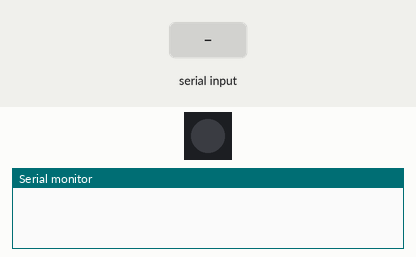
A sketch run on a simulated Arduino Uno, built with avr-gcc and run on an emulated ATmega328P. On the bench: 1 RGB LEDs in strip order, left to right, the last lines printed to the serial monitor. Inputs (shaded band) come from the test bench.

Above: at 1.2 s.
1.3 s: byte 1 (1) received over Serial
At 1.7 s:
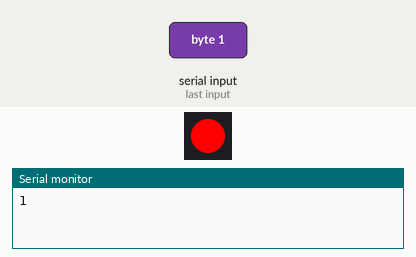
2.8 s: byte 0 (0) received over Serial
At 4.1 s:
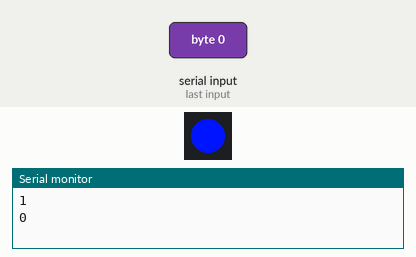
Timing chart, 0 to 5.8 s (numbered marks = the images above; inputs shaded):
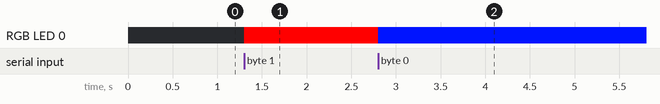

The sketch:

neo_pixel_maxmsp.ino
```cpp
#include <Adafruit_NeoPixel.h>


// Which pin on the Arduino is connected to the NeoPixels?
// On a Trinket or Gemma we suggest changing this to 1:
#define LED_PIN 7

// How many NeoPixels are attached to the Arduino?
#define LED_COUNT 1

// Declare our NeoPixel strip object:
Adafruit_NeoPixel strip(LED_COUNT, LED_PIN, NEO_GRB + NEO_KHZ800);

int value;


void setup() {
  // put your setup code here, to run once:


Serial.begin(57600);
strip.begin();
strip.show();

}

void loop() {
  // put your main code here, to run repeatedly:
if(Serial.available() > 0) {

  value = Serial.read();
  Serial.println(value);

  if(value == 1) {
    strip.setPixelColor(0, strip.Color(255, 0, 0));
      strip.setPixelColor(1, strip.Color(255, 20, 255));
    // colorWipe(strip.Color(255, 0, 0), 500);
    strip.show();
  }
  else if(value == 0) {


    strip.setPixelColor(0, strip.Color(0, 20, 255));
    strip.setPixelColor(1, strip.Color(0, 20, 255));
    // colorWipe(strip.Color(255, 0, 0), 500);
    strip.show();

 }

}
}
```

Measured:
- after the input at 1.3 s, RGB LED 0: off → RGB(255, 0, 0) at once
- after the input at 2.8 s, RGB LED 0: RGB(255, 0, 0) → RGB(0, 20, 255) at once
